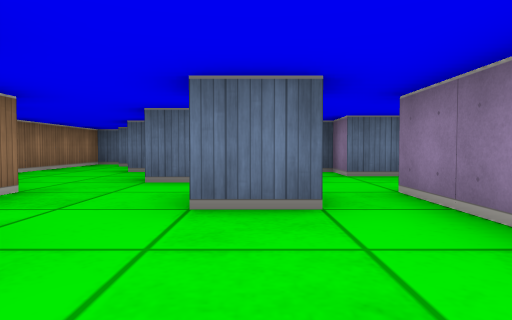
[1] (above)

14 first-person views from a walk through a cub3D ray-caster map. The camera is about half as high as the walls, tilts 2° down and sees 75° across. The floor is counted in squares. Each view is taken from the middle of a square. On the plan, view 1 faces up. The plan holds only what a view shows up to about 9 squares ahead; the rest is blank.

[2]
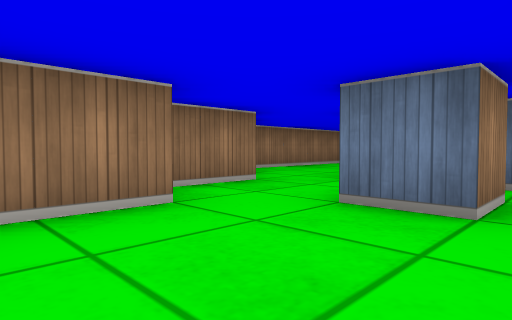

[3]
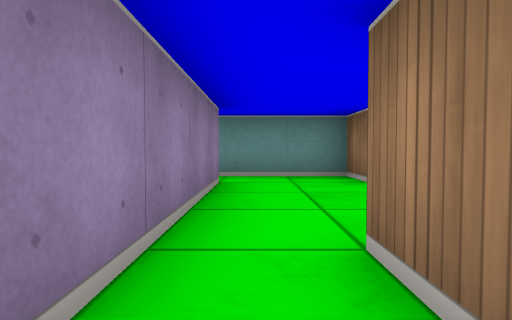

[4]
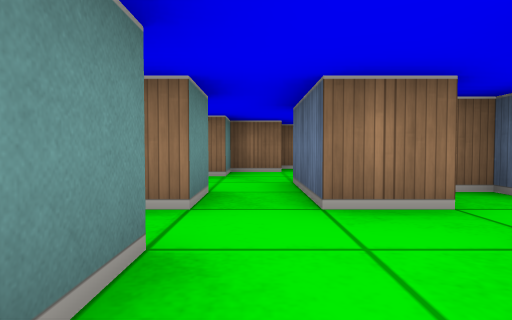

[5]
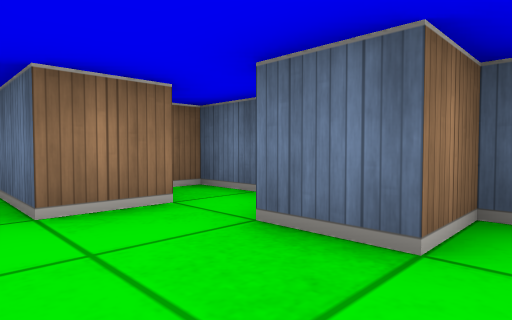

[6]
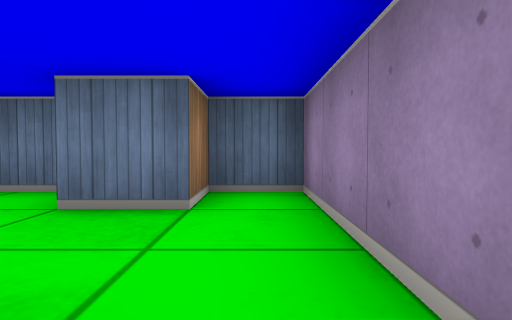

[7]
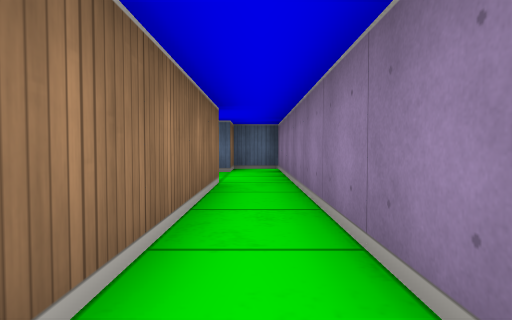

[8]
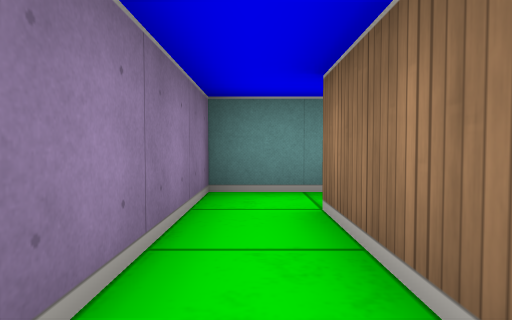

[9]
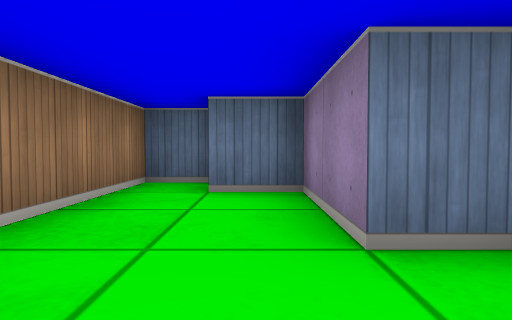

[10]
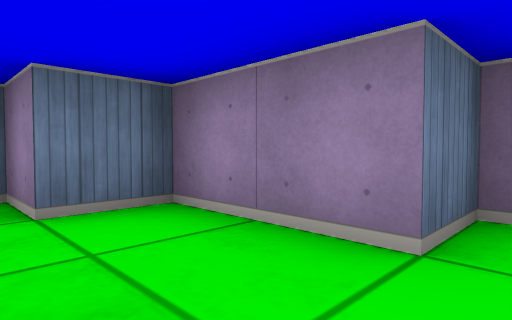

[11]
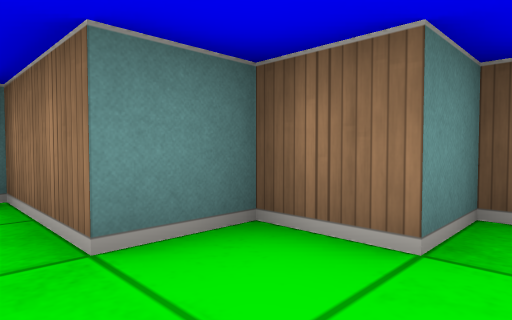

[12]
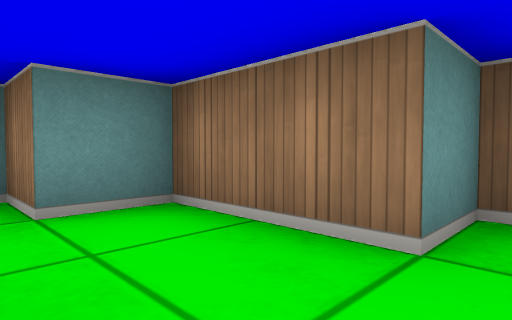

[13]
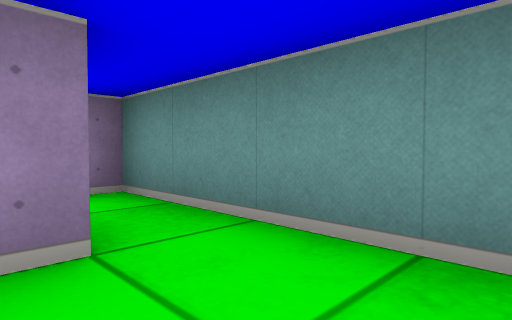

[14]
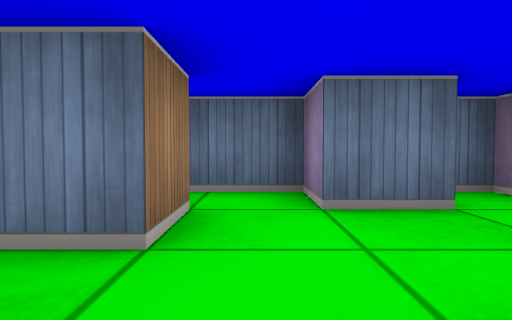

### Floor plan
Ten units are one square. View 1 is at (0, 0); x grows to the right and y downward. Boxes are objects, and circles mark ways between rooms. Rooms are numbered by the first view taken in them; rooms with no view inside come last. Other rooms are left out.
<svg viewBox="-50 -100 90 120">
<path fill="none" stroke="#000" d="M-5 -35 5 -35 5 -25 -5 -25M5 -56 5 -45 -15 -45M-14 -65 -25 -65 -25 -85 -35 -85 -35 -95 -45 -95 -45 -45 -35 -45 -35 -35 -25 -35 -25 -15 -15 -15 -15 5 -5 5 -5 15 25 15M25 -55 15 -55 15 -65 -5 -65 -5 -60M15 6 15 -35 25 -35M25 -35 25 5M25 15 35 15 35 -65 25 -65 25 -55"/>
<circle cx="20" cy="-45" r="3" fill="#2a7"/>
<circle cx="20" cy="10" r="3" fill="#2a7"/>
<text x="-10" y="-40">1</text>
<text x="30" y="-30">2</text>
</svg>
Room 1 opens to room 2.

Where each view was taken, in squares from view 1:
view 1: 0 up, 0 right, facing up
view 2: 0 up, 1 right, facing up-left
view 3: 4 up, 1 right, facing down
view 4: 4 up, 3 right, facing left
view 5: 4 up, 3 right, facing up-left
view 6: 3 up, 3 right, facing up
view 7: 1 down, 3 right, facing up
view 8: 2 up, 3 right, facing down
view 9: 5 up, 3 left, facing up
view 10: 6 up, 4 left, facing up-right
view 11: 5 up, 2 left, facing down-left
view 12: 2 up, 0 right, facing down-left
view 13: 0 up, 0 right, facing down-right
view 14: 3 up, 1 right, facing up
